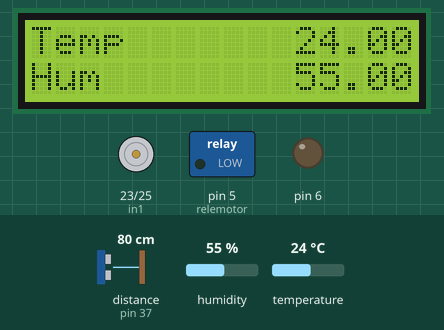
This sketch was run on a simulated Arduino Mega 2560, built with avr-gcc and run on an emulated ATmega2560. Parts: 16×2 character LCD, motor-driver pin pairs drawn as motors (green arrow = first pin HIGH = forward, orange = second pin HIGH = backward, longer = more drive), switched loads named in the sketch (green lamp = pin HIGH), output pins drawn as LEDs (lit = HIGH). Wiring (inferred from the names in the program): ultrasonic range finder: trigger pin 35; echo pin 37. The test bench sets the inputs (shaded band); at power-on: distance to the obstacle (sensor on pin 37) 80 cm, humidity 55 %, temperature 24 °C. The echo pulse lasts 58.3 µs per cm; pins used as bus, display or sensor lines are not drawn; what the sketch prints to the serial monitor is not drawn.

Above: at 2.2 s.
2.3 s: distance to the obstacle (sensor on pin 37) set to 23 cm
8.3 s: distance to the obstacle (sensor on pin 37) set to 19 cm
At 13.3 s:
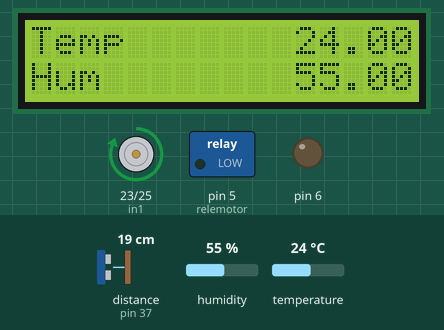
18.5 s: humidity set to 22 %
At 22.6 s:
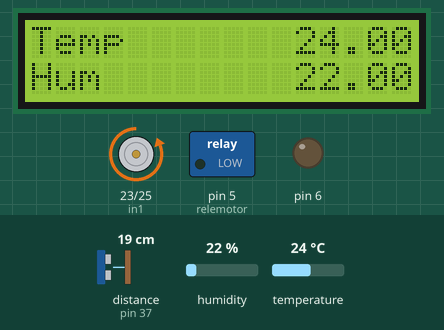
28.8 s: temperature set to 12 °C
At 38.6 s:
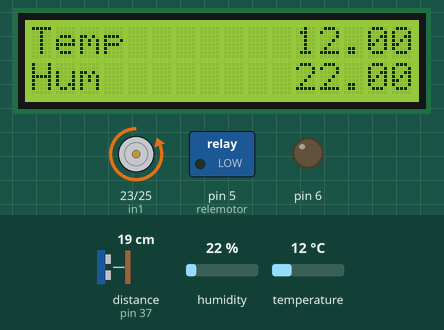
Timing chart, 0 to 39.9 s (numbered marks = the images above; inputs shaded):
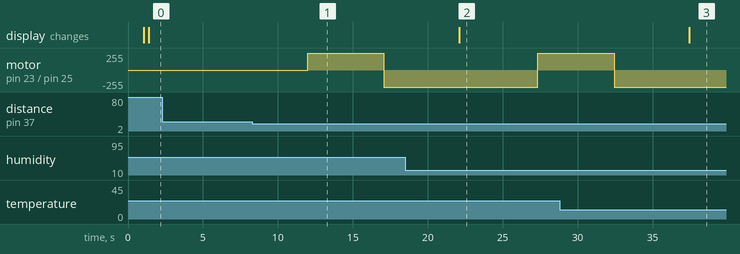

The sketch:

trabajofinal.ino
```cpp
#define relemotor 5
#define Trigger 35
#define Echo 37
#define in1 23
#define in2 25
bool bandera=true;
// include the library code:
#include <LiquidCrystal.h>
#include <Wire.h>
// initialize the library by associating any needed LCD interface pin
// with the arduino pin number it is connected to
const int rs = 13, en = 12, d4 = 10, d5 = 11, d6 = 9, d7 = 8;
LiquidCrystal lcd(rs, en, d4, d5, d6, d7);
#include "DHT.h"
/*Definimos que el Pin de Datos del sensor estará conectado al pin 2 del Arduino UNO*/
#define DHTPIN  3
/*Definimos que el tipo de sensor que estamos utilizando es un DHT11*/
#define DHTTYPE DHT22     // DHT 11
/*Se actualizan algunos parámetros del DHT11 con los puntos definidos anteriormente*/
DHT dht(DHTPIN, DHTTYPE);

float hum;   //Stores humidity value
float temp;  //Stores temperature value

void setup() {
      Serial.begin(9600);
pinMode(Trigger, OUTPUT);
pinMode(Echo, INPUT);
pinMode(relemotor, OUTPUT);
pinMode(in1, OUTPUT);
pinMode(in2, OUTPUT);
digitalWrite(Trigger, LOW);//Inicializamos el pin con 0
pinMode(6, OUTPUT);
 Serial.println("Medición inciada");
  Serial.println("DHT22 Encendido");
  /*Iniciamos nuestro sensor DHT11 y agregamos un retardo de 1 segundo*/
  dht.begin();
  delay(1000);
   /*Iniciamos nuestra pantalla LCD*/

  lcd.begin(16, 2);


}

void loop() {
  long t; //timepo que demora en llegar el eco
  long d; //distancia en centimetros

  digitalWrite(Trigger, HIGH);
  delayMicroseconds(10);          //Enviamos un pulso de 10us
  digitalWrite(Trigger, LOW);

  t = pulseIn(Echo, HIGH); //obtenemos el ancho del pulso
  d = t/59;             //escalamos el tiempo a una distancia en cm

  Serial.print("Distancia: ");
  Serial.print(d);      //Enviamos serialmente el valor de la distancia
  Serial.print("cm");
  Serial.println();
  delay(200);

if (d<20){
 girohor(5000);
 delay(100);
 giroanti(5000);
}
else{
 PARO(100);
}
    hum = dht.readHumidity();
  temp = dht.readTemperature();
  float a = dht.readHumidity();
  float b = dht.readTemperature();
  lcd.clear();
  lcd.setCursor(0,0);
  lcd.print("Temp");
  lcd.setCursor(0,1);
  lcd.print("Hum");
  lcd.setCursor(11,0);
  lcd.print(b);
  lcd.setCursor(11,1);
  lcd.print(a);
  delay(2000);
  Serial.print("Temperatura registrada: ");
  Serial.print(b);
  Serial.println("°C");
  Serial.print("Humedad registrada: ");
  Serial.print(a);
  Serial.println("%");
  Serial.println("-----------------------------------------");
  delay(1000);
  if (temp < 26) {
    delay(1000);
digitalWrite(4, HIGH);
  delay(1000);
} else {
digitalWrite(4, LOW);
delay(1000);
}

}


void girohor(int tiempo){
    digitalWrite(in1, HIGH);
    digitalWrite(in2, LOW);
    Serial.println("giro horario");
    delay(tiempo);
  //  digitalWrite(relemotor, HIGH);
   // delay(tiempo);
}
void giroanti(int tiempo){
  digitalWrite(in1, LOW);
  digitalWrite(in2, HIGH);
  Serial.println("giro antihorario");
  delay(tiempo);
}
void PARO(int tiempo){
    digitalWrite(in1, LOW);
    digitalWrite(in2, LOW);
    Serial.println("PARO");
    delay(tiempo);
  //  digitalWrite(6, HIGH);
  //  delay(tiempo);
}
```

Measured:
- the behaviour switches between 21 and 20 cm on distance to the obstacle (sensor on pin 37) (found by bisection; images 0 and 1)
- after the input at 2.3 s, every drawn part: stays the same
- after the input at 8.3 s, motor on pin 23 (in1) / pin 25 (in2): stopped → forward 255/255 after 3.7 s, → backward 255/255 5.1 s later
- after the input at 18.5 s, the display: changes after 3.6 s (image 2)
- after the input at 28.8 s, the display: changes after 8.6 s (image 3)
